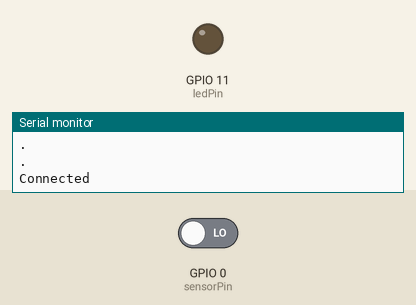
Bench run of a sketch on a simulated ESP8266 (NodeMCU). On the bench: output pins drawn as LEDs (lit = HIGH), the last lines printed to the serial monitor. The inputs (shaded band) are chosen by the test bench; at power-on: GPIO 0 (sensorPin) LOW. WiFi joins after 1.5 s; servers stay silent unless stated; uploads are accepted with an empty reply.

Above: at 2.7 s.
2.8 s: GPIO 0 (sensorPin) driven HIGH
At 3.9 s:
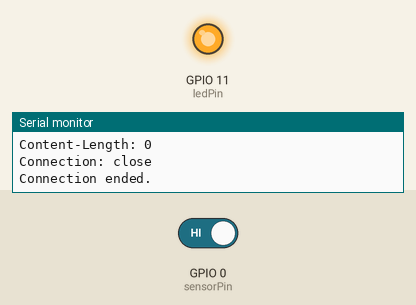
4.3 s: GPIO 0 (sensorPin) driven LOW
At 5.0 s:
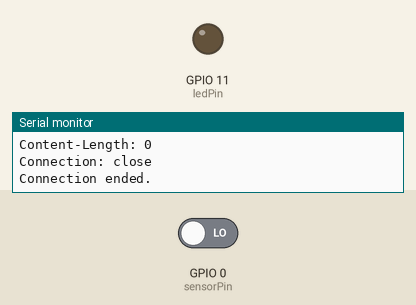
Timing chart, 0 to 7.3 s (numbered marks = the images above; inputs shaded):
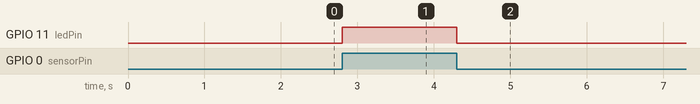

The sketch:

motionSensor.ino
```cpp
#include <ESP8266WiFi.h>
// this is on a webmos uno-style ESP8266
// so my PIR sensor is fucked so this is unused for now
// also the webmos is being fucky about this code specifically
const char* ssid = "";
const char* password = "";
//IPAddress host(192, 168, 1, 2);
const char* host = "http://192.168.1.29";
const int ledPin = 11; // this will change
const int sensorPin = 0;
unsigned long timeout = 0;
char newline = '\n';
int val = LOW;

void setup() {
    Serial.begin(115200);
    Serial.println();
    pinMode(ledPin, OUTPUT);
    pinMode(sensorPin, INPUT);
    Serial.printf("Connecting to %s", ssid);
    WiFi.begin(ssid, password);
    while (WiFi.status() != WL_CONNECTED) {
        delay(500);
        Serial.println(".");
    }
    Serial.println("Connected");
}

void loop() {
    val = digitalRead(sensorPin);
    if (val == HIGH) {
        digitalWrite(ledPin, HIGH);
        if (timeout <= millis()) {
            timeout = millis() + 5000;
            Serial.printf("Sending request to server...");
            WiFiClient client;
            if (client.connect(host, 55555)) {
                client.print(String("GET /motionSensor/webhook") + " HTTP/1.1\r\n" +
                 "Host: " + host + "\r\n" +
                 "Connection: close\r\n" +
                 "\r\n");
                while (client.connected() || client.available()){
                    if (client.available()) {
                        String line = client.readStringUntil(newline);
                        Serial.println(line);
                    }
                }
                client.stop();
                Serial.printf("Connection ended.");
            }
        }
    } else {
        digitalWrite(ledPin, LOW);
    }
}
```

Measured:
- after the input at 2.8 s, GPIO 11 (ledPin): LOW → HIGH at once
- after the input at 4.3 s, GPIO 11 (ledPin): HIGH → LOW at once
